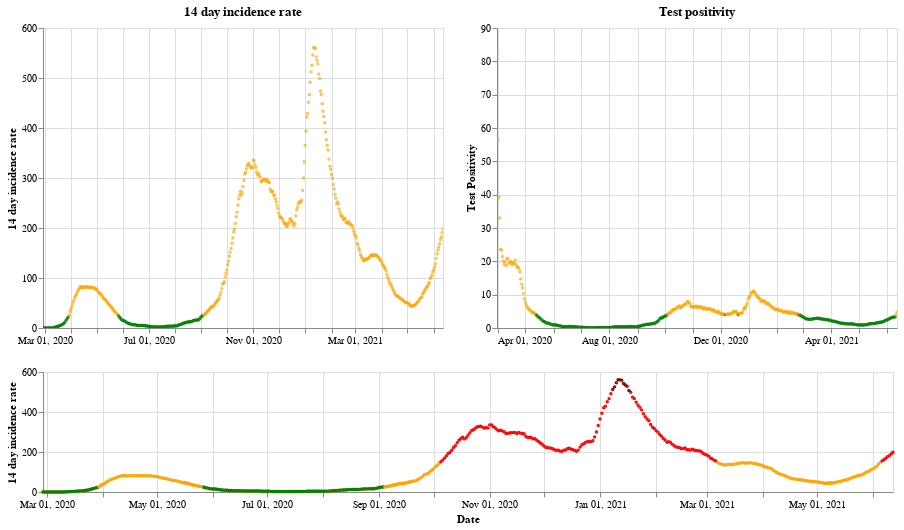

The notebook cell this image was saved under:
### Markdown cell above
## Scotland

### Code cell
plot_traffic_light('Scotland')

### Figure 1 — Vega-Lite specification as saved in the notebook (floating-point values rounded to 4 significant figures; data arrays with more than 128 entries replaced by an {"elided": "..."} marker saying what was removed)
{"config": {"view": {"continuousWidth": 400, "continuousHeight": 300}}, "vconcat": [{"hconcat": [{"mark": {"type": "point", "size": 2}, "encoding": {"color": {"condition": {"value": "green", "test": "(datum.twoWeeklyCasesRate <= 25)"}, "value": "orange"}, "tooltip": [{"type": "nominal", "field": "areaName"}, {"type": "temporal", "field": "date"}, {"type": "quantitative", "field": "twoWeeklyCasesRate"}, {"type": "quantitative", "field": "testPositivity"}], "x": {"type": "temporal", "axis": {"title": ""}, "field": "date", "scale": {"domain": {"selection": "DateBrush"}}, "timeUnit": "yearmonthdate"}, "y": {"type": "quantitative", "axis": {"title": "14 day incidence rate"}, "field": "twoWeeklyCasesRate"}}, "title": "14 day incidence rate", "width": 400}, {"mark": {"type": "point", "size": 2}, "encoding": {"color": {"condition": {"value": "green", "test": "(datum.testPositivity <= 4)"}, "value": "orange"}, "tooltip": [{"type": "nominal", "field": "areaName"}, {"type": "temporal", "field": "date"}, {"type": "quantitative", "field": "twoWeeklyCasesRate"}, {"type": "quantitative", "field": "testPositivity"}], "x": {"type": "temporal", "axis": {"title": ""}, "field": "date", "scale": {"domain": {"selection": "DateBrush"}}, "timeUnit": "yearmonthdate"}, "y": {"type": "quantitative", "axis": {"title": "Test Positivity"}, "field": "testPositivity"}}, "title": "Test positivity", "width": 400}]}, {"layer": [{"mark": {"type": "point", "size": 2}, "encoding": {"color": {"condition": {"value": "orange", "test": "((50 && datum.twoWeeklyCasesRate) < 150)"}, "value": "red"}, "opacity": {"condition": {"value": 1, "test": "((50 && datum.twoWeeklyCasesRate) < 500)"}, "value": 0}, "tooltip": [{"type": "nominal", "field": "areaName"}, {"type": "temporal", "field": "date"}, {"type": "quantitative", "field": "twoWeeklyCasesRate"}, {"type": "quantitative", "field": "testPositivity"}], "x": {"type": "temporal", "axis": {"title": "Date"}, "field": "date", "timeUnit": "yearmonthdate"}, "y": {"type": "quantitative", "axis": {"title": "14 day incidence rate"}, "field": "twoWeeklyCasesRate"}}, "selection": {"DateBrush": {"type": "interval", "encodings": ["x"], "fields": ["Time"]}}, "width": 850}, {"mark": {"type": "point", "size": 2}, "encoding": {"color": {"value": "darkred"}, "opacity": {"condition": {"value": 1, "test": "(datum.twoWeeklyCasesRate >= 500)"}, "value": 0}, "tooltip": [{"type": "nominal", "field": "areaName"}, {"type": "temporal", "field": "date"}, {"type": "quantitative", "field": "twoWeeklyCasesRate"}, {"type": "quantitative", "field": "testPositivity"}], "x": {"type": "temporal", "axis": {"title": "Date"}, "field": "date", "timeUnit": "yearmonthdate"}, "y": {"type": "quantitative", "axis": {"title": "14 day incidence rate"}, "field": "twoWeeklyCasesRate"}}, "width": 400}, {"mark": {"type": "point", "size": 2}, "encoding": {"color": {"condition": {"value": "green", "test": "((4 && datum.twoWeeklyCasesRate) < 25)"}, "value": "orange"}, "opacity": {"condition": {"value": 1, "test": "(datum.twoWeeklyCasesRate < 50)"}, "value": 0}, "tooltip": [{"type": "nominal", "field": "areaName"}, {"type": "temporal", "field": "date"}, {"type": "quantitative", "field": "twoWeeklyCasesRate"}, {"type": "quantitative", "field": "testPositivity"}], "x": {"type": "temporal", "axis": {"title": "Date"}, "field": "date", "timeUnit": "yearmonthdate"}, "y": {"type": "quantitative", "axis": {"title": "14 day incidence rate"}, "field": "twoWeeklyCasesRate"}}, "width": 400}], "height": 120, "width": 800}], "data": {"name": "data-76d6677e05a31908d601bd82a13179d1"}, "$schema": "https://vega.github.io/schema/vega-lite/v4.8.1.json", "datasets": {"data-76d6677e05a31908d601bd82a13179d1": {"elided": "471 records"}}}
